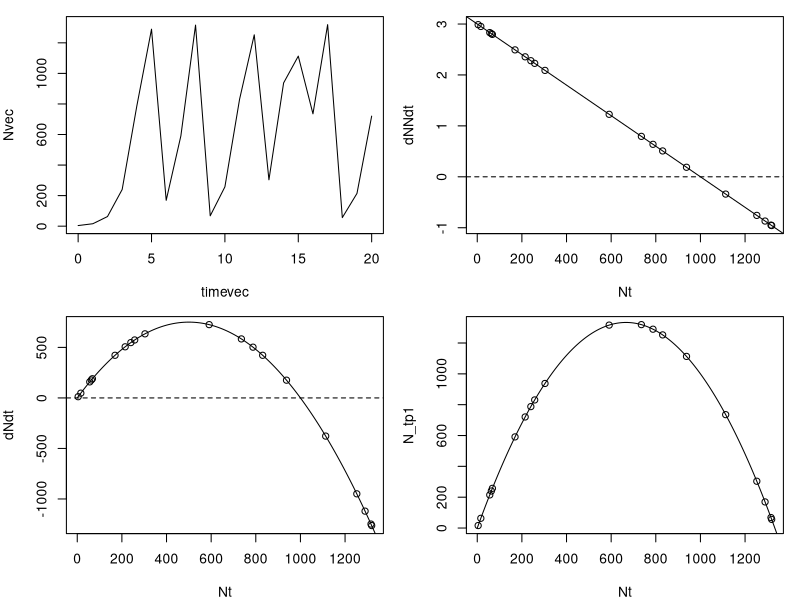

Generate this figure with R:
runf<-function(r,N0=1) {
r=r;					               # growth rate
K=1000;                      # carrying capacity
s=-r/K;                      # set s to hold K constant
dt=1;                        # set time step size
timevec=seq(0, 20, by=dt);   # vector of time steps
Nvec=numeric(length(timevec)); # empty vector for storing abundances
N=N0;                        # initial abundance
t=0;                         # set initial time to zero
i=1;                         # counter for tracking position in N vector

while(i<=length(timevec)) {
  dN=(r+s*N)*N*dt;           # calculate dN
  N=N+dN;                    # add dN to the previous N value
  if(N<0) N=0;               # prevent negative populations
  Nvec[i]=N;                 # store new N value
  t=t+dt;                    # step forward in time
  i=i+1;                     # add one to counter
}
return(cbind(timevec, Nvec))
}

pdf("images/ch07_q3.pdf", width=6, height=5)
  par(mfrow=c(2,2), mar=c(4,4,1,1))
  r=3
  K=1000
  s=-r/K
  out<-runf(3,1)
  timevec=out[,1]
  Nvec=out[,2]
  
  ## Example 1: N vs. t
  plot(timevec, Nvec, type="l")    # plot N vs. t
  
  ## Example 2: dNNdt vs. N
  #note diff(x) function calculates x[i+1]-x[i] for all i
  dN = diff(Nvec);                 #get dN
  dt = diff(timevec);              # get dt
  Nt = Nvec[1:(length(Nvec)-1)];   #N(t)
  # note - we need to remove the last element, since
  # there is no corresponding future observation from
  # which to calculate dNNdt
  dNNdt = 1/Nt*dN/dt;              # calculate per-capita growth rate
  plot(Nt, dNNdt);
  abline(h=0, lty=2);              # add line at dNNdt = 0
  abline(a=r, b=s);                # add line following dNNdt = r+sN
  
  ## Example 3: dNdt vs. N
  dNdt = dN/dt;                    # calculate population growth rate
  plot(Nt, dNdt);
  abline(h=0, lty=2);              # add line at dNNdt = 0
  #dN/Ndt = r+sN
  #dN/dt = (r+sN)*N
  Nseq<-seq(0, 1400, by=1)         # a sequence of N values for plotting
  dNdt_est<-(r+s*Nseq)*Nseq        # analytical estimate of dNdt
  lines(Nseq, dNdt_est)            # add line
  
  ## Example 4: N(t) vs. N(t-1)
  Nt = Nvec[1:(length(Nvec)-1)];    #N(t)
  N_tp1 = Nvec[2:length(Nvec)];     #N(t+1)
  plot(Nt, N_tp1)
  lines(Nseq, Nseq+(r+s*Nseq)*Nseq)
dev.off()



